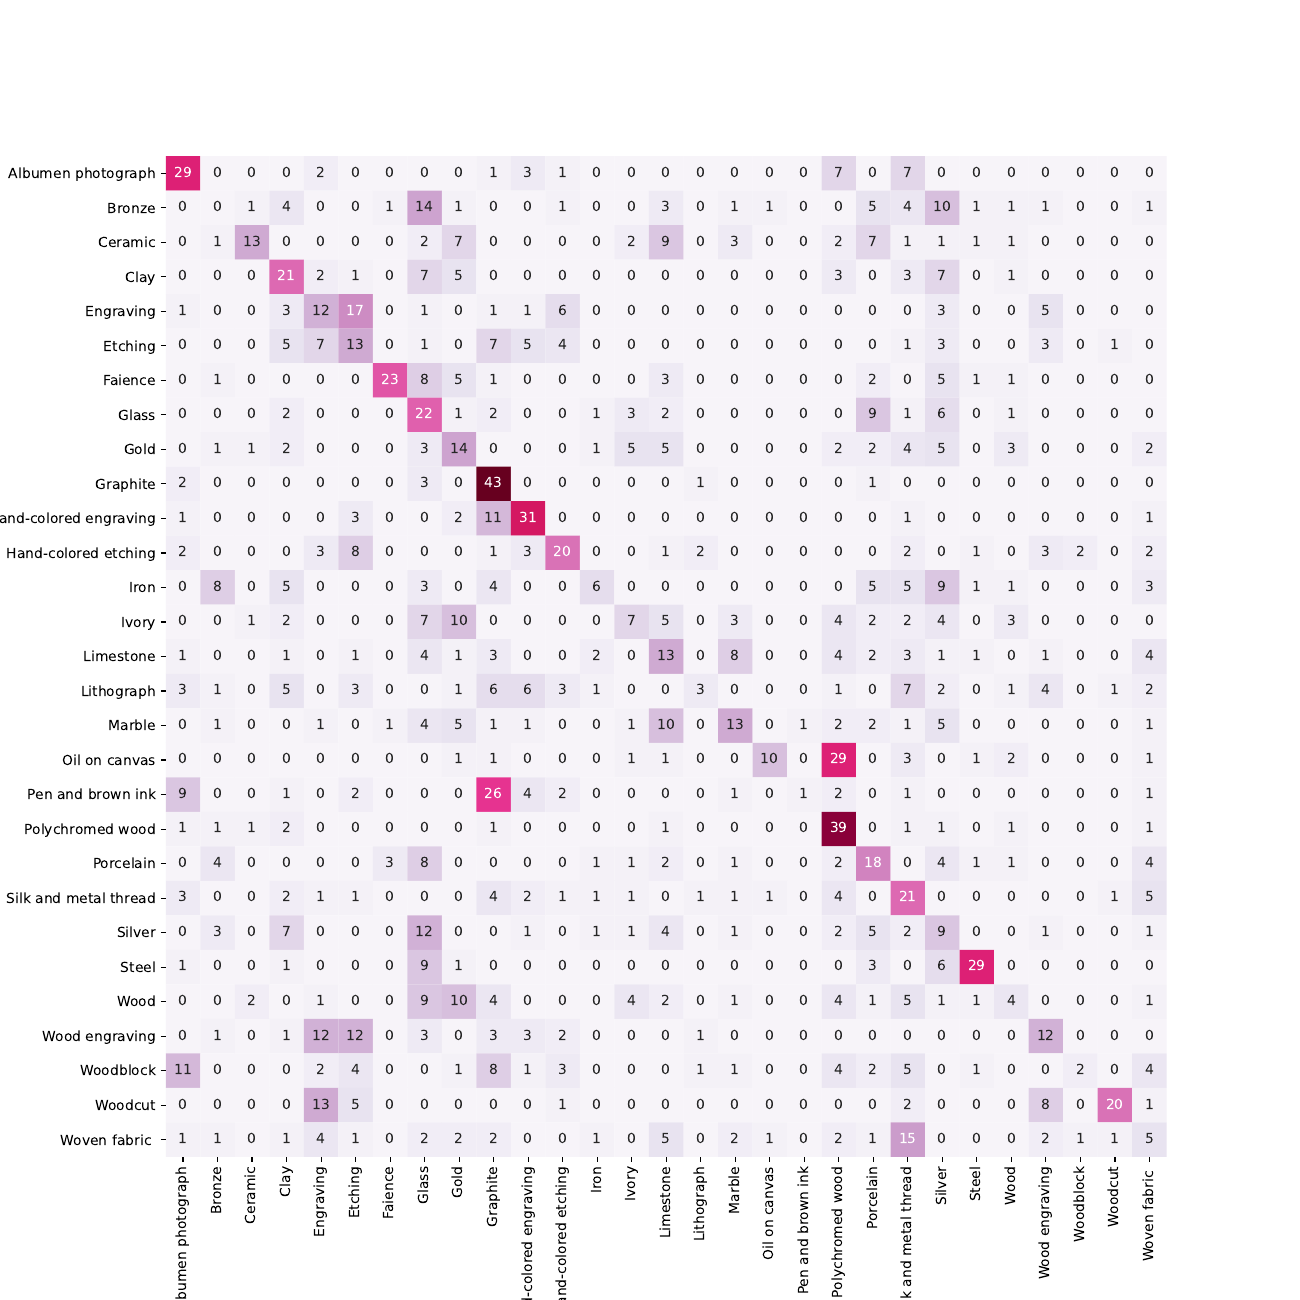

The Python source for this figure:
import os
import sys
import inspect
import time
import tensorflow as tf
from keras.preprocessing.image import ImageDataGenerator
from keras.callbacks import ModelCheckpoint, LearningRateScheduler, TensorBoard, EarlyStopping


currentdir = os.path.dirname(os.path.abspath(inspect.getfile(inspect.currentframe())))
parentdir = os.path.dirname(currentdir)
parentparentdir = os.path.dirname(parentdir)
sys.path.insert(0, parentparentdir)

import DataGenerator

df_train, df_val, df_test = DataGenerator.load_mame(parentparentdir,dataframe=True)



img_width, img_height = 256, 256
batch_size = 128
epochs = 100
# Initiate the train and test generators with data Augumentation
train_datagen = ImageDataGenerator(
        # preprocessing_function = preprocessing_func,
        rotation_range = 30,
        zoom_range = 0.2,
        width_shift_range = 0.2,
        height_shift_range = 0.2,
        shear_range = 0.2,        # TODO: increase shear - it is in degrees!
        horizontal_flip = True,
        fill_mode = "nearest")

test_datagen = ImageDataGenerator(
    # preprocessing_function = preprocessing_func
    )

train_generator = train_datagen.flow_from_dataframe(
        df_train,
        target_size = (img_height, img_width),
        batch_size = batch_size,
        class_mode = "categorical",
        validate_filenames=False)

validation_generator = test_datagen.flow_from_dataframe(
        df_val,
        target_size = (img_height, img_width),
        batch_size = batch_size,
        shuffle = False,
        class_mode = "categorical",
        validate_filenames=False)

test_generator = test_datagen.flow_from_dataframe(
        df_test,
        target_size = (img_height, img_width),
        batch_size = 1,
        shuffle = False,
        class_mode = "categorical",
        validate_filenames=False)

print(test_generator.classes)

#Define the NN architecture
from keras.models import Sequential
from keras.layers import Dense, Activation, Conv2D, MaxPooling2D, Flatten
#Two hidden layers
model = Sequential()
model.add(Conv2D(96, (5, 5), activation='relu', input_shape=(img_width, img_height, 3),  padding="same"))
model.add(MaxPooling2D(pool_size=(2, 2)))
model.add(Conv2D(80, (5, 5), activation='relu', input_shape=(img_width, img_height, 3),  padding="same"))
model.add(MaxPooling2D(pool_size=(2, 2)))
model.add(Conv2D(96, 5, 5, activation='relu', padding="same"))
model.add(Conv2D(64,5, 5, activation='relu', padding="same"))
model.add(Flatten())
model.add(Dense(256, activation='relu'))
model.add(Dense(29, activation=(tf.nn.softmax)))

model.compile(optimizer='sgd',loss='categorical_crossentropy',metrics=['accuracy'])
model.summary()

# Train the model
t0 = time.time()
STEP_SIZE_TRAIN = train_generator.n // train_generator.batch_size
STEP_SIZE_VAL = validation_generator.n // validation_generator.batch_size

early = EarlyStopping(monitor='val_loss', min_delta=0.00001, patience=10, verbose=1, mode='auto',
                      restore_best_weights=True)
history = model.fit_generator(
    generator=train_generator,
    steps_per_epoch=STEP_SIZE_TRAIN,
    validation_data=validation_generator,
    validation_steps=STEP_SIZE_VAL,
    epochs=1
)

print('Model trained in {:.1f}min'.format((time.time() - t0) / 60))

#Evaluate the model with test set
score = model.evaluate(test_generator, verbose=0)
print('test loss:', score[0])
print('test accuracy:', score[1])

##Store Plots
import matplotlib
matplotlib.use('Agg')
import matplotlib.pyplot as plt
#Accuracy plot
plt.plot(history.history['accuracy'])
plt.plot(history.history['val_accuracy'])
plt.title('model accuracy')
plt.ylabel('accuracy')
plt.xlabel('epoch')
plt.legend(['train','val'], loc='upper left')
plt.savefig('mnist_fnn_accuracy.pdf')
plt.close()
#Loss plot
plt.plot(history.history['loss'])
plt.plot(history.history['val_loss'])
plt.title('model loss')
plt.ylabel('loss')
plt.xlabel('epoch')
plt.legend(['train','val'], loc='upper left')
plt.savefig('mnist_fnn_loss.pdf')

import seaborn as sns
from sklearn.metrics import classification_report, confusion_matrix


def evaluate_model(model, eval_gen):
    """ Evaluate given model and print results.
    Show validation loss and accuracy, classification report and
    confusion matrix.

    Args:
        model (model): model to evaluate
        eval_gen (ImageDataGenerator): evaluation generator
    """
    # Evaluate the model
    eval_gen.reset()
    score = model.evaluate(eval_gen, verbose=0)
    print('\nLoss:', score[0])
    print('Accuracy:', score[1])
    # Confusion Matrix (validation subset)
    eval_gen.reset()
    pred = model.predict(eval_gen, verbose=0)

    # Assign most probable label
    predicted_class_indices = np.argmax(pred, axis=1)

    # Get class labels
    labels = (eval_gen.class_indices)
    target_names = labels.keys()

    # Plot statistics
    print(classification_report(eval_gen.classes, predicted_class_indices, target_names=target_names))

    cf_matrix = confusion_matrix(np.array(eval_gen.classes), predicted_class_indices)
    fig, ax = plt.subplots(figsize=(13, 13))
    sns.heatmap(cf_matrix, annot=True, cmap='PuRd', cbar=False, square=True, xticklabels=target_names,
                yticklabels=target_names)
    plt.show()
    plt.savefig('ex1.pdf')


evaluate_model(model, validation_generator)
